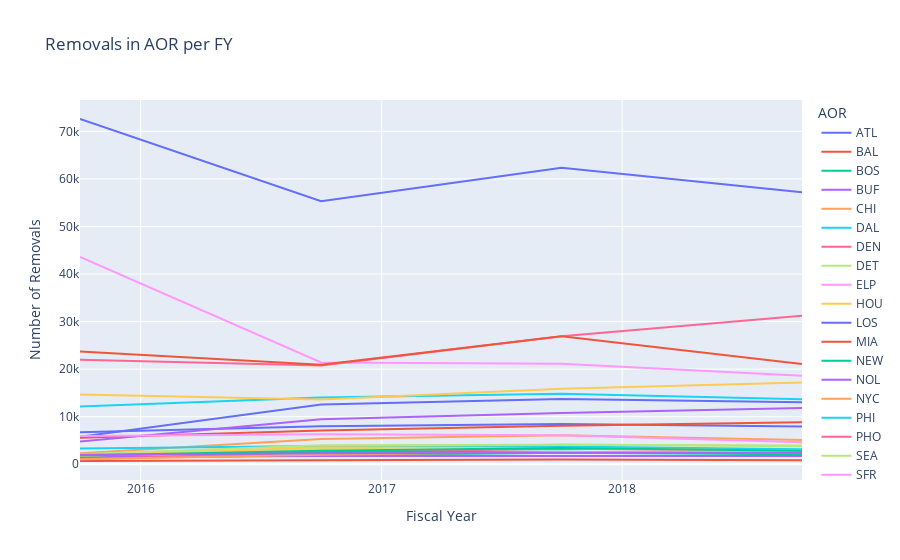

Here is the notebook cell this chart was saved with:
### Code cell
fig = px.line(removals_by_fy, x=fy, 
              y=aor, 
              title = "Removals in AOR per FY",
              labels=dict(x="Fiscal Year", y="Number of Removals"))
fig.update_xaxes(title="Fiscal Year", nticks = 4)
fig.update_yaxes(title="Number of Removals")
fig.update_layout(legend_title_text='AOR')
fig.show()

### Figure 1 — Plotly figure (JSON) as saved in the notebook; plotly's stock layout.template omitted (floating-point values rounded to 4 significant figures)
{"data": [{"hovertemplate": "variable=ATL<br>Fiscal Year=%{x}<br>value=%{y}<extra></extra>", "legendgroup": "ATL", "line": {"color": "#636efa", "dash": "solid"}, "marker": {"symbol": "circle"}, "mode": "lines", "name": "ATL", "orientation": "v", "showlegend": true, "type": "scatter", "x": ["2015-10-01", "2016-10-01", "2017-10-01", "2018-10-01"], "xaxis": "x", "y": [5770, 12571, 13727, 13061], "yaxis": "y"}, {"hovertemplate": "variable=BAL<br>Fiscal Year=%{x}<br>value=%{y}<extra></extra>", "legendgroup": "BAL", "line": {"color": "#EF553B", "dash": "solid"}, "marker": {"symbol": "circle"}, "mode": "lines", "name": "BAL", "orientation": "v", "showlegend": true, "type": "scatter", "x": ["2015-10-01", "2016-10-01", "2017-10-01", "2018-10-01"], "xaxis": "x", "y": [683, 799, 979, 844], "yaxis": "y"}, {"hovertemplate": "variable=BOS<br>Fiscal Year=%{x}<br>value=%{y}<extra></extra>", "legendgroup": "BOS", "line": {"color": "#00cc96", "dash": "solid"}, "marker": {"symbol": "circle"}, "mode": "lines", "name": "BOS", "orientation": "v", "showlegend": true, "type": "scatter", "x": ["2015-10-01", "2016-10-01", "2017-10-01", "2018-10-01"], "xaxis": "x", "y": [1344, 1942, 2405, 2095], "yaxis": "y"}, {"hovertemplate": "variable=BUF<br>Fiscal Year=%{x}<br>value=%{y}<extra></extra>", "legendgroup": "BUF", "line": {"color": "#ab63fa", "dash": "solid"}, "marker": {"symbol": "circle"}, "mode": "lines", "name": "BUF", "orientation": "v", "showlegend": true, "type": "scatter", "x": ["2015-10-01", "2016-10-01", "2017-10-01", "2018-10-01"], "xaxis": "x", "y": [1454, 1736, 1753, 1712], "yaxis": "y"}, {"hovertemplate": "variable=CHI<br>Fiscal Year=%{x}<br>value=%{y}<extra></extra>", "legendgroup": "CHI", "line": {"color": "#FFA15A", "dash": "solid"}, "marker": {"symbol": "circle"}, "mode": "lines", "name": "CHI", "orientation": "v", "showlegend": true, "type": "scatter", "x": ["2015-10-01", "2016-10-01", "2017-10-01", "2018-10-01"], "xaxis": "x", "y": [2326, 5327, 6104, 5090], "yaxis": "y"}, {"hovertemplate": "variable=DAL<br>Fiscal Year=%{x}<br>value=%{y}<extra></extra>", "legendgroup": "DAL", "line": {"color": "#19d3f3", "dash": "solid"}, "marker": {"symbol": "circle"}, "mode": "lines", "name": "DAL", "orientation": "v", "showlegend": true, "type": "scatter", "x": ["2015-10-01", "2016-10-01", "2017-10-01", "2018-10-01"], "xaxis": "x", "y": [12154, 14028, 14818, 13676], "yaxis": "y"}, {"hovertemplate": "variable=DEN<br>Fiscal Year=%{x}<br>value=%{y}<extra></extra>", "legendgroup": "DEN", "line": {"color": "#FF6692", "dash": "solid"}, "marker": {"symbol": "circle"}, "mode": "lines", "name": "DEN", "orientation": "v", "showlegend": true, "type": "scatter", "x": ["2015-10-01", "2016-10-01", "2017-10-01", "2018-10-01"], "xaxis": "x", "y": [1033, 2535, 3253, 2828], "yaxis": "y"}, {"hovertemplate": "variable=DET<br>Fiscal Year=%{x}<br>value=%{y}<extra></extra>", "legendgroup": "DET", "line": {"color": "#B6E880", "dash": "solid"}, "marker": {"symbol": "circle"}, "mode": "lines", "name": "DET", "orientation": "v", "showlegend": true, "type": "scatter", "x": ["2015-10-01", "2016-10-01", "2017-10-01", "2018-10-01"], "xaxis": "x", "y": [2056, 3203, 4165, 3786], "yaxis": "y"}, {"hovertemplate": "variable=ELP<br>Fiscal Year=%{x}<br>value=%{y}<extra></extra>", "legendgroup": "ELP", "line": {"color": "#FF97FF", "dash": "solid"}, "marker": {"symbol": "circle"}, "mode": "lines", "name": "ELP", "orientation": "v", "showlegend": true, "type": "scatter", "x": ["2015-10-01", "2016-10-01", "2017-10-01", "2018-10-01"], "xaxis": "x", "y": [43590, 21420, 21149, 18594], "yaxis": "y"}, {"hovertemplate": "variable=HOU<br>Fiscal Year=%{x}<br>value=%{y}<extra></extra>", "legendgroup": "HOU", "line": {"color": "#FECB52", "dash": "solid"}, "marker": {"symbol": "circle"}, "mode": "lines", "name": "HOU", "orientation": "v", "showlegend": true, "type": "scatter", "x": ["2015-10-01", "2016-10-01", "2017-10-01", "2018-10-01"], "xaxis": "x", "y": [14681, 13598, 15899, 17194], "yaxis": "y"}, {"hovertemplate": "variable=LOS<br>Fiscal Year=%{x}<br>value=%{y}<extra></extra>", "legendgroup": "LOS", "line": {"color": "#636efa", "dash": "solid"}, "marker": {"symbol": "circle"}, "mode": "lines", "name": "LOS", "orientation": "v", "showlegend": true, "type": "scatter", "x": ["2015-10-01", "2016-10-01", "2017-10-01", "2018-10-01"], "xaxis": "x", "y": [6722, 7970, 8475, 7934], "yaxis": "y"}, {"hovertemplate": "variable=MIA<br>Fiscal Year=%{x}<br>value=%{y}<extra></extra>", "legendgroup": "MIA", "line": {"color": "#EF553B", "dash": "solid"}, "marker": {"symbol": "circle"}, "mode": "lines", "name": "MIA", "orientation": "v", "showlegend": true, "type": "scatter", "x": ["2015-10-01", "2016-10-01", "2017-10-01", "2018-10-01"], "xaxis": "x", "y": [5562, 7082, 8091, 8830], "yaxis": "y"}, {"hovertemplate": "variable=NEW<br>Fiscal Year=%{x}<br>value=%{y}<extra></extra>", "legendgroup": "NEW", "line": {"color": "#00cc96", "dash": "solid"}, "marker": {"symbol": "circle"}, "mode": "lines", "name": "NEW", "orientation": "v", "showlegend": true, "type": "scatter", "x": ["2015-10-01", "2016-10-01", "2017-10-01", "2018-10-01"], "xaxis": "x", "y": [1852, 2536, 2608, 2253], "yaxis": "y"}, {"hovertemplate": "variable=NOL<br>Fiscal Year=%{x}<br>value=%{y}<extra></extra>", "legendgroup": "NOL", "line": {"color": "#ab63fa", "dash": "solid"}, "marker": {"symbol": "circle"}, "mode": "lines", "name": "NOL", "orientation": "v", "showlegend": true, "type": "scatter", "x": ["2015-10-01", "2016-10-01", "2017-10-01", "2018-10-01"], "xaxis": "x", "y": [4778, 9471, 10763, 11844], "yaxis": "y"}, {"hovertemplate": "variable=NYC<br>Fiscal Year=%{x}<br>value=%{y}<extra></extra>", "legendgroup": "NYC", "line": {"color": "#FFA15A", "dash": "solid"}, "marker": {"symbol": "circle"}, "mode": "lines", "name": "NYC", "orientation": "v", "showlegend": true, "type": "scatter", "x": ["2015-10-01", "2016-10-01", "2017-10-01", "2018-10-01"], "xaxis": "x", "y": [1037, 2006, 2593, 2478], "yaxis": "y"}, {"hovertemplate": "variable=PHI<br>Fiscal Year=%{x}<br>value=%{y}<extra></extra>", "legendgroup": "PHI", "line": {"color": "#19d3f3", "dash": "solid"}, "marker": {"symbol": "circle"}, "mode": "lines", "name": "PHI", "orientation": "v", "showlegend": true, "type": "scatter", "x": ["2015-10-01", "2016-10-01", "2017-10-01", "2018-10-01"], "xaxis": "x", "y": [3291, 3831, 3712, 3152], "yaxis": "y"}, {"hovertemplate": "variable=PHO<br>Fiscal Year=%{x}<br>value=%{y}<extra></extra>", "legendgroup": "PHO", "line": {"color": "#FF6692", "dash": "solid"}, "marker": {"symbol": "circle"}, "mode": "lines", "name": "PHO", "orientation": "v", "showlegend": true, "type": "scatter", "x": ["2015-10-01", "2016-10-01", "2017-10-01", "2018-10-01"], "xaxis": "x", "y": [21984, 20786, 26899, 31232], "yaxis": "y"}, {"hovertemplate": "variable=SEA<br>Fiscal Year=%{x}<br>value=%{y}<extra></extra>", "legendgroup": "SEA", "line": {"color": "#B6E880", "dash": "solid"}, "marker": {"symbol": "circle"}, "mode": "lines", "name": "SEA", "orientation": "v", "showlegend": true, "type": "scatter", "x": ["2015-10-01", "2016-10-01", "2017-10-01", "2018-10-01"], "xaxis": "x", "y": [2124, 3995, 4089, 3921], "yaxis": "y"}, {"hovertemplate": "variable=SFR<br>Fiscal Year=%{x}<br>value=%{y}<extra></extra>", "legendgroup": "SFR", "line": {"color": "#FF97FF", "dash": "solid"}, "marker": {"symbol": "circle"}, "mode": "lines", "name": "SFR", "orientation": "v", "showlegend": true, "type": "scatter", "x": ["2015-10-01", "2016-10-01", "2017-10-01", "2018-10-01"], "xaxis": "x", "y": [5918, 6292, 6113, 4615], "yaxis": "y"}, {"hovertemplate": "variable=SLC<br>Fiscal Year=%{x}<br>value=%{y}<extra></extra>", "legendgroup": "SLC", "line": {"color": "#FECB52", "dash": "solid"}, "marker": {"symbol": "circle"}, "mode": "lines", "name": "SLC", "orientation": "v", "showlegend": true, "type": "scatter", "x": ["2015-10-01", "2016-10-01", "2017-10-01", "2018-10-01"], "xaxis": "x", "y": [1731, 3550, 3408, 2856], "yaxis": "y"}, {"hovertemplate": "variable=SNA<br>Fiscal Year=%{x}<br>value=%{y}<extra></extra>", "legendgroup": "SNA", "line": {"color": "#636efa", "dash": "solid"}, "marker": {"symbol": "circle"}, "mode": "lines", "name": "SNA", "orientation": "v", "showlegend": true, "type": "scatter", "x": ["2015-10-01", "2016-10-01", "2017-10-01", "2018-10-01"], "xaxis": "x", "y": [72597, 55313, 62363, 57190], "yaxis": "y"}, {"hovertemplate": "variable=SND<br>Fiscal Year=%{x}<br>value=%{y}<extra></extra>", "legendgroup": "SND", "line": {"color": "#EF553B", "dash": "solid"}, "marker": {"symbol": "circle"}, "mode": "lines", "name": "SND", "orientation": "v", "showlegend": true, "type": "scatter", "x": ["2015-10-01", "2016-10-01", "2017-10-01", "2018-10-01"], "xaxis": "x", "y": [23729, 20945, 26917, 21097], "yaxis": "y"}, {"hovertemplate": "variable=SPM<br>Fiscal Year=%{x}<br>value=%{y}<extra></extra>", "legendgroup": "SPM", "line": {"color": "#00cc96", "dash": "solid"}, "marker": {"symbol": "circle"}, "mode": "lines", "name": "SPM", "orientation": "v", "showlegend": true, "type": "scatter", "x": ["2015-10-01", "2016-10-01", "2017-10-01", "2018-10-01"], "xaxis": "x", "y": [1838, 2841, 3423, 2815], "yaxis": "y"}, {"hovertemplate": "variable=WAS<br>Fiscal Year=%{x}<br>value=%{y}<extra></extra>", "legendgroup": "WAS", "line": {"color": "#ab63fa", "dash": "solid"}, "marker": {"symbol": "circle"}, "mode": "lines", "name": "WAS", "orientation": "v", "showlegend": true, "type": "scatter", "x": ["2015-10-01", "2016-10-01", "2017-10-01", "2018-10-01"], "xaxis": "x", "y": [1986, 2337, 2371, 2404], "yaxis": "y"}], "layout": {"legend": {"title": {"text": "AOR"}, "tracegroupgap": 0}, "title": {"text": "Removals in AOR per FY"}, "xaxis": {"anchor": "y", "domain": [0, 1], "nticks": 4, "title": {"text": "Fiscal Year"}}, "yaxis": {"anchor": "x", "domain": [0, 1], "title": {"text": "Number of Removals"}}}}
